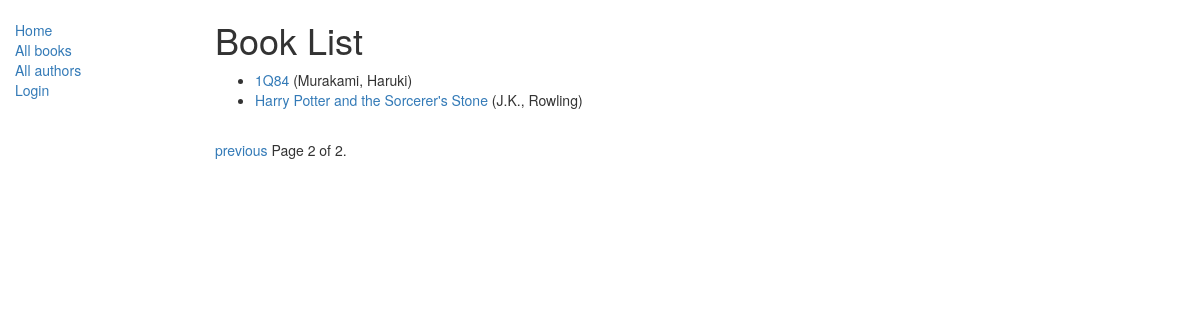
The app's page /catalog/books/?page=2 with its own data.
### catalog/models.py (models this page shows, shortened)
class Book(models.Model):
    title = models.CharField(max_length=200)
    author = models.ForeignKey('Author', on_delete=models.SET_NULL, null=True)
    summary = models.TextField(max_length=1000, help_text="Enter a brief description of the book")
    isbn = models.CharField('ISBN',max_length=13, help_text='13 Character <a href="https://www.isbn-international.org/content/what-isbn">ISBN number</a>')
    genre = models.ManyToManyField(Genre, help_text="Select a genre for this book")
    def display_genre(self):
        """
        Creates a string for Genre. This is required to display genre in Admin.
        """
        return ', '.join([genre.name for genre in self.genre.all()[:3]])
    display_genre.short_description = 'Genre'
    def get_absolute_url(self):
        return reverse('book-detail', args=[str(self.id)])

class Author(models.Model):
    first_name = models.CharField(max_length=100)
    last_name = models.CharField(max_length=100)
    date_of_birth = models.DateField(null=True, blank=True)
    date_of_death = models.DateField('died', null=True, blank=True)
    def __str__(self):
        return '%s, %s' % (self.last_name, self.first_name)
    class Meta:
        ordering = ['last_name']

### catalog/views.py (the view)
class BookListView(generic.ListView):
    model = Book
    paginate_by = 2

### catalog/templates/catalog/book_list.html
{% extends "base_generic.html" %}
{% block content %}
    <h1>Book List</h1>
    {% if book_list %}
    <ul>
      {% for book in book_list %}
      <li>
        <a href="{{ book.get_absolute_url }}">{{ book.title }}</a> ({{book.author}})
      </li>
      {% endfor %}
    </ul>
    {% else %}
      <p>There are no books in the library.</p>
    {% endif %}
{% endblock %}

### records on screen
Book: title "1Q84", author "Murakami, Haruki"
Book: title "Harry Potter and the Sorcerer's Stone", author "J.K., Rowling"

### other values on screen
{{ page_obj.number }} "2"
{{ page_obj.paginator.num_pages }} "2"
